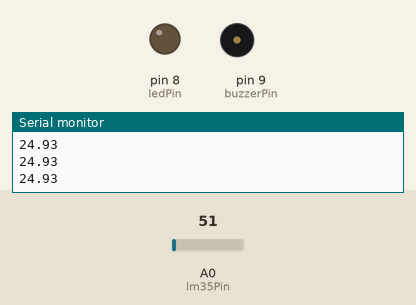
This sketch was run on a simulated Arduino Uno, built with avr-gcc and run on an emulated ATmega328P. On the bench: output pins drawn as LEDs (lit = HIGH), buzzer (waves = sounding, pin HIGH), the last lines printed to the serial monitor. Inputs (shaded band) come from the test bench; at power-on: A0 (lm35Pin) = 51.

Above: at 1.2 s.
1.3 s: A0 (lm35Pin) set to 56
At 2.3 s:
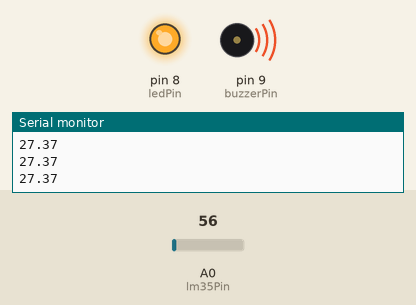
2.8 s: A0 (lm35Pin) set to 30
At 3.4 s:
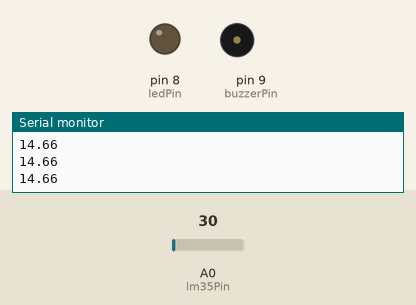
4.3 s: A0 (lm35Pin) set to 61
At 5.7 s:
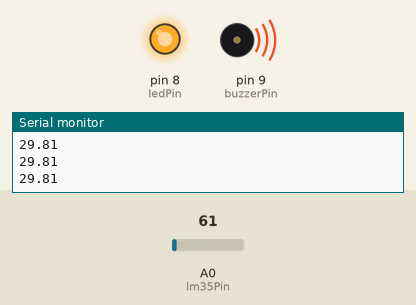
Timing chart, 0 to 7.3 s (numbered marks = the images above; inputs shaded):
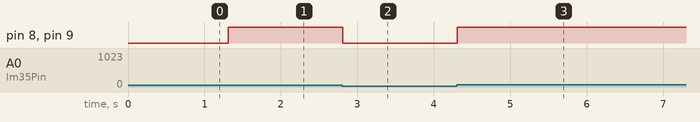

The sketch:

sketch_oct11a.ino
```cpp
int lm35Pin = A0;             // Sıcaklık sensörünün analog pin bağlantısı
int ledPin = 8;                // LED'in bağlı olduğu dijital pin
#define buzzerPin 9            // Buzzer'ın bağlı olduğu dijital pin
int bekletmeSuresi = 50;       // LED ve Buzzer yanma süresi
int okunanADC = 0;             // Analog değer okuma değişkeni
float gerilimSicaklik = 0;     // Gerilim değeri sıcaklık ölçümü
float sicaklikDegeri = 0;      // Sıcaklık değeri
bool alarmDurumu = false;      // Alarm durumu

void setup()
{
  pinMode(ledPin, OUTPUT);
  pinMode(buzzerPin, OUTPUT);
  Serial.begin(9600);
}

void loop()
{
  okunanADC = analogRead(lm35Pin);
  gerilimSicaklik = (okunanADC / 1023.0) * 5000;
  sicaklikDegeri = gerilimSicaklik / 10.0;
  Serial.println(sicaklikDegeri);

  if (sicaklikDegeri >= 25) { // Sıcaklık 25 dereceyi geçtiğinde
    if (!alarmDurumu) {
      digitalWrite(ledPin, HIGH);
      digitalWrite(buzzerPin, HIGH);
      alarmDurumu = true;
    }
  } else {
    if (alarmDurumu) {
      digitalWrite(ledPin, LOW);
      digitalWrite(buzzerPin, LOW);
      alarmDurumu = false;
    }
  }
}
```

Measured:
- the behaviour switches between 51 and 52 on A0 (lm35Pin) (found by bisection; images 0 and 1)
- after the input at 1.3 s, pin 8 (ledPin), pin 9 (buzzerPin): LOW → HIGH at once
- after the input at 2.8 s, pin 8 (ledPin), pin 9 (buzzerPin): HIGH → LOW at once
- after the input at 4.3 s, pin 8 (ledPin), pin 9 (buzzerPin): LOW → HIGH at once
